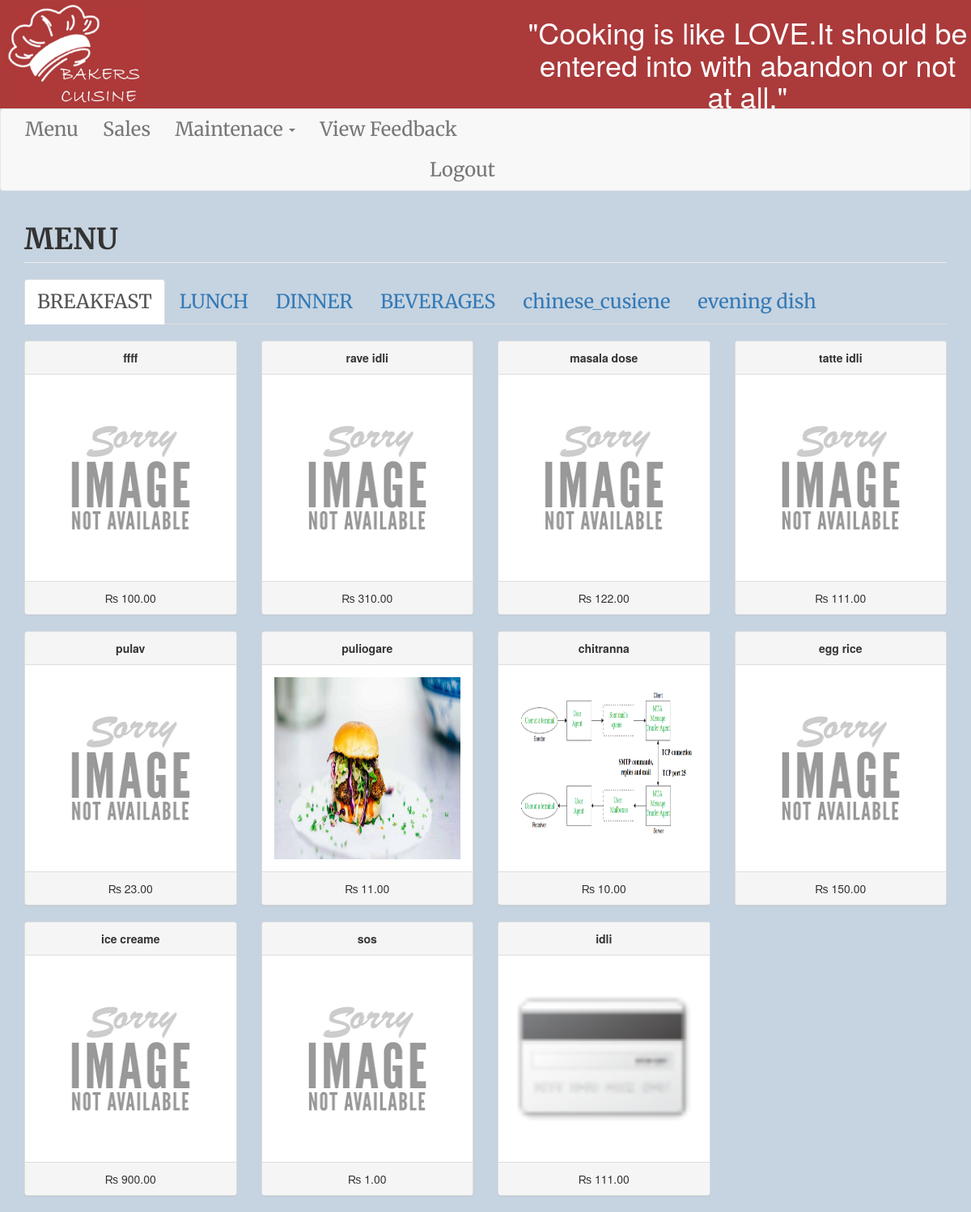
Page / (signed in) on the committed database.
### tables this page shows
CREATE TABLE `category` (
  `categoryid` int(11) NOT NULL,
  `catname` varchar(30) NOT NULL
);

CREATE TABLE `product` (
  `productid` int(11) NOT NULL,
  `categoryid` int(1) NOT NULL,
  `productname` varchar(30) NOT NULL,
  `price` double NOT NULL,
  `photo` varchar(150) NOT NULL
);

### index.php (the view, shortened to what this page needs)
<?php include('header.php');
if(isset($_SESSION['admi'])){
?>
<body class="ab">
<?php include('navbar.php'); ?>
<div class="container">
	<h1 class="page-header text-left" style="font-family: 'Merriweather', serif;"><b>MENU</b></h1>
	<ul class="nav nav-tabs">
		<?php
			$sql="select * from category order by categoryid asc limit 1";
			$fquery=$conn->query($sql);
			$frow=$fquery->fetch_array();
			?>
				<li class="active"><a data-toggle="tab" href="#<?php echo $frow['catname'] ?>"><?php echo $frow['catname'] ?></a></li>
			<?php
			$sql="select * from category order by categoryid asc";
			$nquery=$conn->query($sql);
			$num=$nquery->num_rows-1;
			$sql="select * from category order by categoryid asc limit 1, $num";
			$query=$conn->query($sql);
			while($row=$query->fetch_array()){
				?>
				<li><a data-toggle="tab" href="#<?php echo $row['catname'] ?>"><?php echo $row['catname'] ?></a></li>
				<?php
			}
		?>
	</ul>
	<div class="tab-content">
		<?php
			$sql="select * from category order by categoryid asc limit 1";
			$fquery=$conn->query($sql);
			$ftrow=$fquery->fetch_array();
			?>
				<div id="<?php echo $ftrow['catname']; ?>" class="tab-pane fade in active" style="margin-top:20px;">
					<?php
						$sql="select * from product where categoryid='".$ftrow['categoryid']."'";
						$pfquery=$conn->query($sql);
						$inc=4;
						while($pfrow=$pfquery->fetch_array()){
							$inc = ($inc == 4) ? 1 : $inc+1;
							if($inc == 1) echo "<div class='row'>";
							?>
								<div class="col-md-3">
									<div class="panel panel-default">
										<div class="panel-heading text-center">
											<b><?php echo $pfrow['productname']; ?></b>
										</div>
										<div class="panel-body">
											<img src="<?php if(empty($pfrow['photo'])){echo "upload/noimage.jpg";} else{echo $pfrow['photo'];} ?>" height="225px;" width="100%">
										</div>
										<div class="panel-footer text-center">
											&#x20A8; <?php echo number_format($pfrow['price'], 2); ?>
										</div>
									</div>
								</div>
							<?php
							if($inc == 4) echo "</div>";
						}
						if($inc == 3) echo "<div class='col-md-3'></div></div>";
					?>
		    	</div>
	</div>
</div>
</body>
</html>
		<?php }
		else
		{
			header("location:start.php");
		}
		?>

### header.php (shortened to what this page needs)
<!DOCTYPE html>
<html>
<head>
	<link rel="stylesheet" href="mysss.css">
	<link rel="stylesheet" href="styles.css">
	<link rel="stylesheet" href="https://maxcdn.bootstrapcdn.com/bootstrap/3.4.0/css/bootstrap.min.css">
	<link rel="stylesheet" href="https://cdnjs.cloudflare.com/ajax/libs/font-awesome/4.7.0/css/font-awesome.min.css">
</head>
</html>

### navbar.php (shortened to what this page needs)
<div id="back">
<img id="p" src="img/logo.jpg"> <h1 id="quote">"Cooking is like LOVE.It should be entered into with abandon or not at all."</h1>
</div>
<nav class="navbar navbar-default" >
  <div class="collapse navbar-collapse" id="bs-example-navbar-collapse-1" style="overflow:auto;">
      <ul class="nav navbar-nav">
        <li><a href="index.php" >Menu</a></li>
        <li><a href="sales.php">Sales</a></li>
        <li>
          <a href="#" class="dropdown-toggle" data-toggle="dropdown" role="button" aria-haspopup="true" aria-expanded="false">Maintenace <span class="caret"></span></a>
        </li>
        <li><a href="feed.php">View Feedback</a></li>
        <li style="margin-left:50rem;"><a href="conn.php?logout='1'">Logout</a></li>
      </ul>
  </div>
</nav>

### mysss.css (style rules this page uses)
body { color: red; }
.ab { background-color: rgba(67, 112, 153, 0.301); background-repeat: no-repeat; background-size: cover; }
.navbar-default { background-color:rgb(31, 86, 197); border-color: #e7e7e7; }
a { font-family:'Merriweather', serif; font-size: 1.7em; }
body { font-family: 'Merriweather', serif; font-size: 5em; }
#back { background-color:rgba(168, 37, 37, 0.877); }
#p { height: 20%; width: 15%; }
#quote { position:absolute; top:0%; left:54%; color: white; }
h1 { text-align: center; font-family: 'Courgette', cursive; font-size: 4rem; }

### header.php (style rules this page uses)
body { position: relative; }
.navbar { margin-bottom: 0px; }

### rows in the picture
category: catname "BREAKFAST"
category: catname "LUNCH"
category: catname "DINNER"
category: catname "BEVERAGES"
category: catname "chinese_cusiene"
category: catname "evening dish"
product: productname "ffff", price "100.00"
product: productname "rave idli", price "310.00"
product: productname "masala dose", price "122.00"
product: productname "tatte idli", price "111.00"
product: productname "pulav", price "23.00"
product: productname "puliogare", photo (picture), price "11.00"
product: productname "chitranna", photo (picture), price "10.00"
product: productname "egg rice", price "150.00"
product: productname "ice creame", price "900.00"
product: productname "sos", price "1.00"
product: productname "idli", photo (picture), price "111.00"
